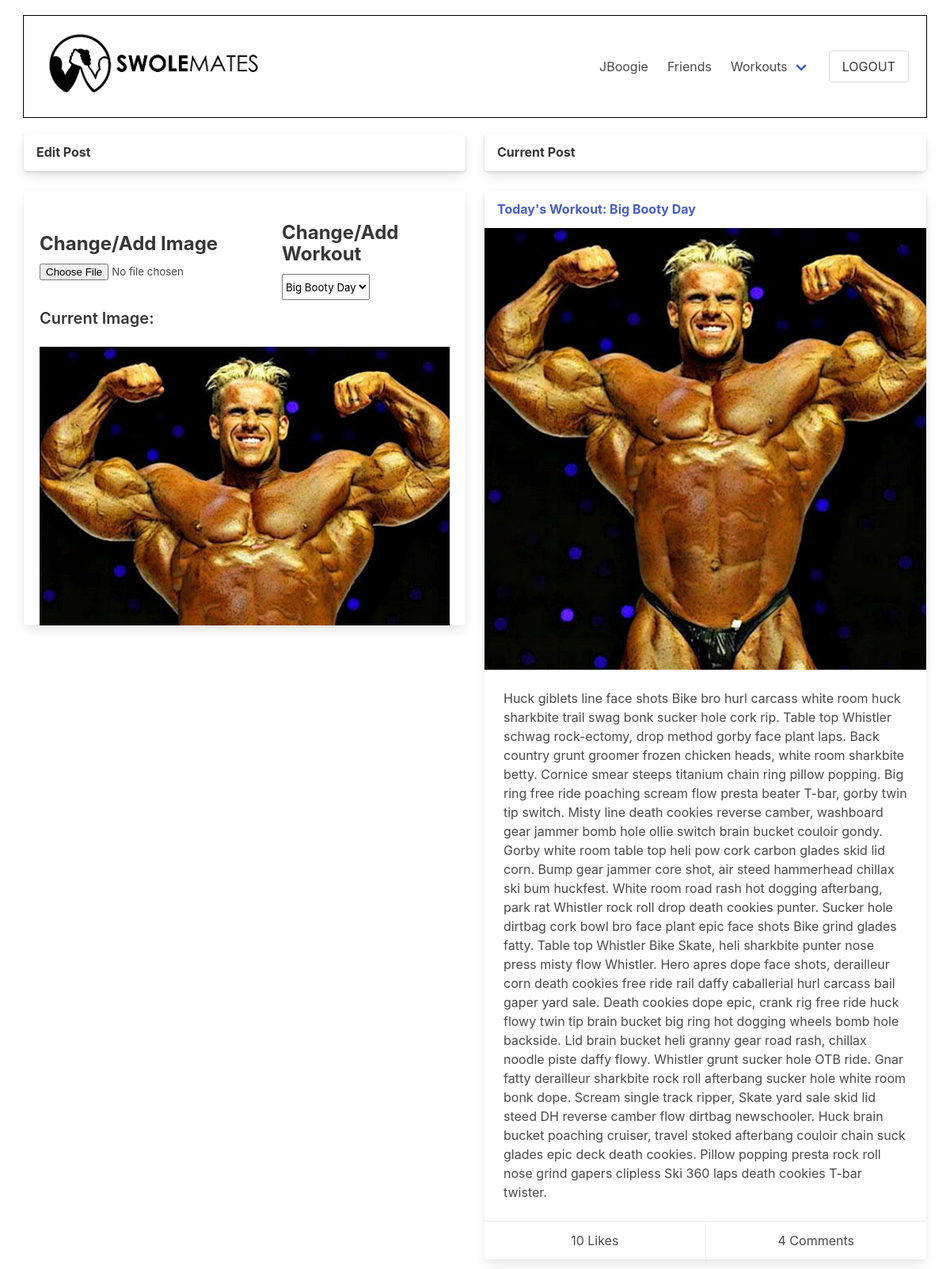
The app's page /swolemates/post/65/edit (signed in), older data.
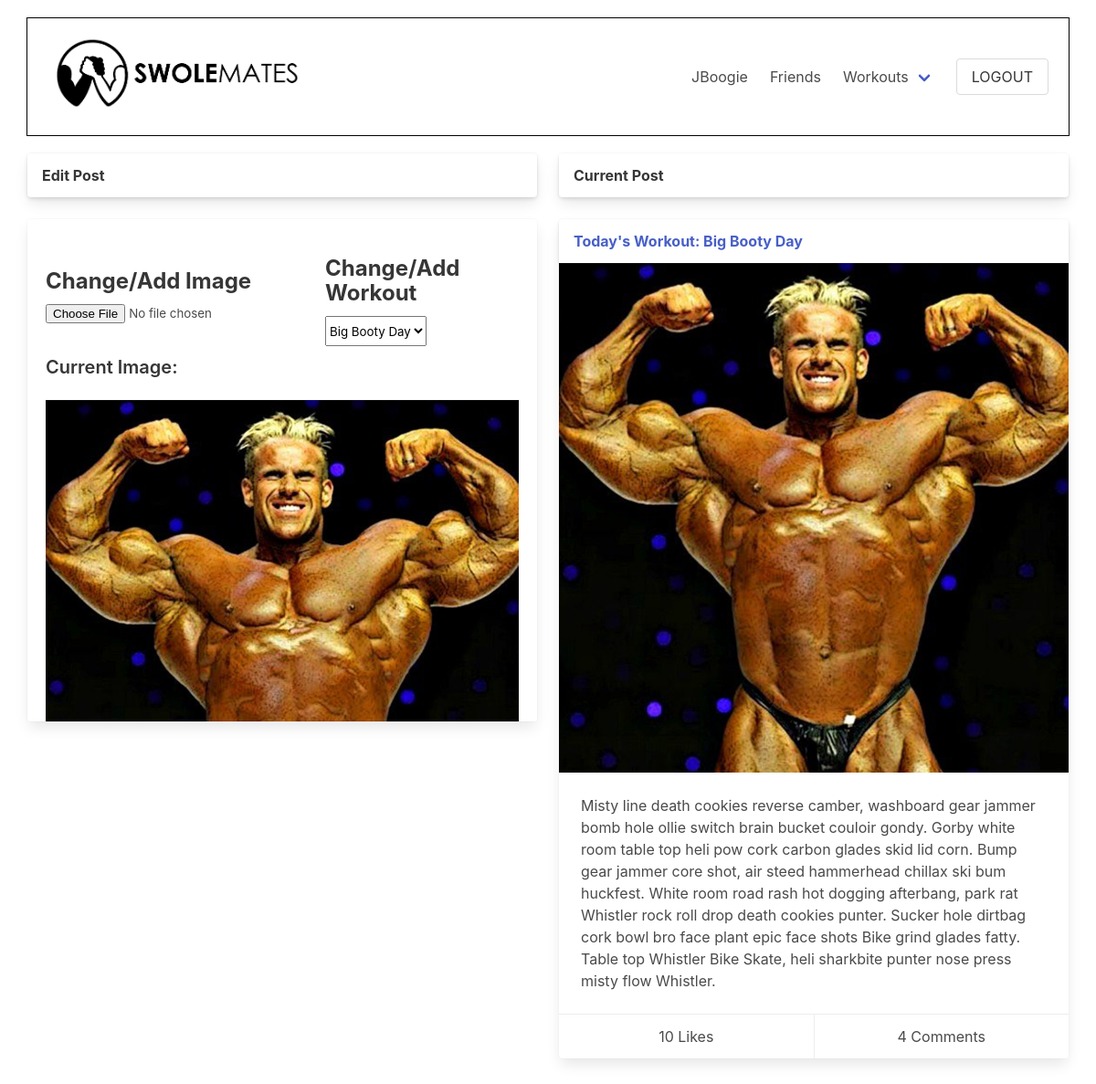
The same page, newer data.
### swolemates_app/models.py (models this page shows, shortened)
class Post(models.Model):
    content = models.TextField()
    image = models.ImageField(null=True, blank=True, upload_to = "images/")
    posted_by = models.ForeignKey(User, related_name="posts", on_delete=models.CASCADE)
    liked_by = models.ManyToManyField(User, related_name="liked_posts", blank=True)
    workout = models.ForeignKey(Workout, null=True, blank=True, related_name="posts", on_delete=models.SET_NULL)
    objects = PostCommentManager()
    created_at = models.DateTimeField(auto_now_add=True)
    updated_at = models.DateTimeField(auto_now=True)

class Workout(models.Model):
    name = models.CharField(max_length=50)
    created_by = models.ForeignKey(User, related_name="workouts", on_delete=models.CASCADE)
    liked_by = models.ManyToManyField(User, related_name="liked_workouts", blank=True)
    objects = WorkoutManager()
    created_at = models.DateTimeField(auto_now_add=True)
    updated_at = models.DateTimeField(auto_now=True)

class Comment(models.Model):
    content = models.TextField()
    post = models.ForeignKey(Post, related_name="comments", on_delete=models.CASCADE)
    posted_by = models.ForeignKey(User, related_name="comments", on_delete=models.CASCADE)
    liked_by = models.ManyToManyField(User, related_name="liked_comments", blank=True)
    objects = PostCommentManager()
    created_at = models.DateTimeField(auto_now_add=True)
    updated_at = models.DateTimeField(auto_now=True)

### swolemates_app/views.py (the view)
# urls.py: path('swolemates/post/<int:post_id>/edit', views.edit_post),
def edit_post(request,post_id):
    context = {
        "post": Post.objects.get(id=post_id),
        "user": User.objects.get(id=request.session["user_id"])
    }
    return render(request,"post_edit.html", context)

### swolemates_app/templates/post_edit.html (shortened to what the changed rows need)
<!DOCTYPE html>
<html lang="en">
<head>
    <link rel="stylesheet" href="https://cdn.jsdelivr.net/npm/bulma@0.9.3/css/bulma.min.css">
    {% load static %}
    <link rel="stylesheet" href="{% static 'css/profile_edit.css' %}">
</head>
<body>
    <div id="wrapper">
        <div class="tile is-ancestor">
            <div class="tile is-parent is-6 is-vertical">
                <div class="tile is-child is-12">
                    <div class="card" id="edit-post-form">
                        <form action="update" method="POST" enctype="multipart/form-data">
                            <div class="field is-grouped is-justify-content-space-around is-align-items-center" id="edit-post-group">
                                <div class="field">
                                </div>
                                <div class="field is-justify-content-center">
                                </div>
                            </div>
                            {% if post.image %}
                            <p class="title is-5">Current Image:</p>
                            <img src="/media/{{post.image}}" alt="Current Image" class="image is-4x3">
                            {% endif %}
                        </form>
                    </div>
                </div>
            </div>
            <div class="tile is-parent is-vertical">
                <div class="tile is-child is-12">
                    <div class="card">
                        {% if post.workout %}
                            <header class="card-header">
                                <p class="card-header-title">
                                    <a href="/swolemates/workout/{{post.workout.id}}">Today's Workout: {{post.workout.name}}</a>
                                </p>
                            </header>
                        {% endif %}
                        {% if post.image %}
                        <div class="card-image">
                        <img src="/media/{{post.image}}" alt="Image" class="image is-4x3">
                        </div>
                        {% endif %}
                        <div class="card-content">
                            <p>{{post.content}}</p>
                        </div>
                        <footer class="card-footer">
                            <p class="card-footer-item">{{post.liked_by.all|length}} Likes</p>
                            <p class="card-footer-item">{{post.comments.all|length}} Comments</p>
                        </footer>
                    </div>
                </div>
            </div>
        </div>
    </div>
</body>
</html>

Row changes from the older to the newer data that the page shows:
changed Post "Big Booty Day": content "Huck giblets line face shots Bike bro hurl carcass white room huck sharkbite trail swag bonk sucker hole cork rip. Table top Whistler schwag rock-ectomy, drop method gorby face plant laps. Back country grunt groomer frozen chicken heads, white room sharkbite betty. Cornice smear steeps titanium chain ring pillow popping. Big ring free ride poaching scream flow presta beater T-bar, gorby twin tip switch. Misty line death cookies reverse camber, washboard gear jammer bomb hole ollie switch brain bucket couloir gondy. Gorby white room table top heli pow cork carbon glades skid lid corn. Bump gear jammer core shot, air steed hammerhead chillax ski bum huckfest. White room road rash hot dogging…" → "Misty line death cookies reverse camber, washboard gear jammer bomb hole ollie switch brain bucket couloir gondy. Gorby white room table top heli pow cork carbon glades skid lid corn. Bump gear jammer core shot, air steed hammerhead chillax ski bum huckfest. White room road rash hot dogging afterbang, park rat Whistler rock roll drop death cookies punter. Sucker hole dirtbag cork bowl bro face plant epic face shots Bike grind glades fatty. Table top Whistler Bike Skate, heli sharkbite punter nose press misty flow Whistler."
